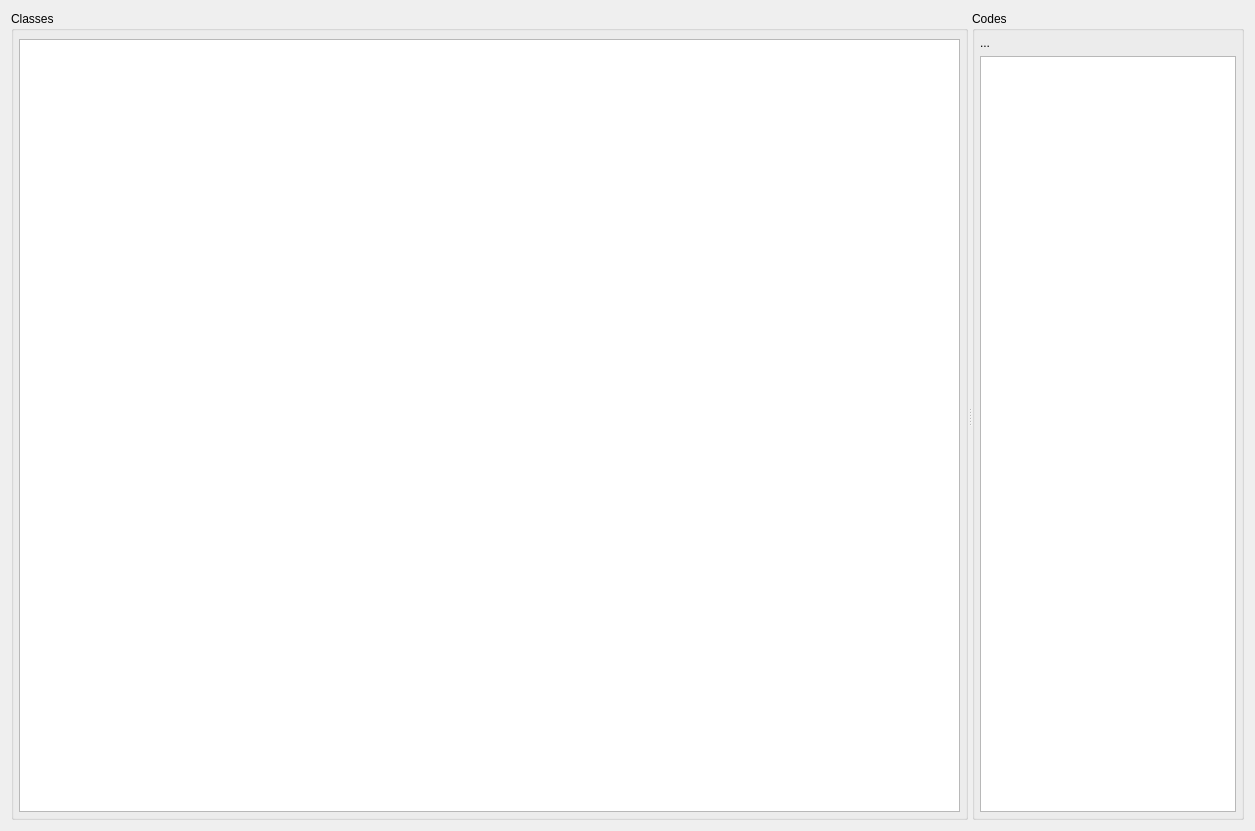
<?xml version="1.0" encoding="UTF-8"?>
<ui version="4.0">
 <class>ClassesWidget</class>
 <widget class="QWidget" name="ClassesWidget">
  <property name="geometry">
   <rect>
    <x>0</x>
    <y>0</y>
    <width>1255</width>
    <height>831</height>
   </rect>
  </property>
  <property name="sizePolicy">
   <sizepolicy hsizetype="Expanding" vsizetype="Expanding">
    <horstretch>0</horstretch>
    <verstretch>0</verstretch>
   </sizepolicy>
  </property>
  <property name="windowTitle">
   <string>Form</string>
  </property>
  <layout class="QVBoxLayout" name="verticalLayout_2">
   <item>
    <widget class="QSplitter" name="splitter">
     <property name="orientation">
      <enum>Qt::Horizontal</enum>
     </property>
     <widget class="QGroupBox" name="groupBox">
      <property name="sizePolicy">
       <sizepolicy hsizetype="Preferred" vsizetype="Preferred">
        <horstretch>4</horstretch>
        <verstretch>0</verstretch>
       </sizepolicy>
      </property>
      <property name="title">
       <string>Classes</string>
      </property>
      <layout class="QVBoxLayout" name="verticalLayout">
       <property name="spacing">
        <number>3</number>
       </property>
       <property name="leftMargin">
        <number>5</number>
       </property>
       <property name="topMargin">
        <number>5</number>
       </property>
       <property name="rightMargin">
        <number>5</number>
       </property>
       <property name="bottomMargin">
        <number>5</number>
       </property>
       <item>
        <widget class="qf::qmlwidgets::TableViewToolBar" name="tblClassesTB" native="true"/>
       </item>
       <item>
        <widget class="qf::qmlwidgets::TableView" name="tblClasses"/>
       </item>
      </layout>
     </widget>
     <widget class="QGroupBox" name="groupBox_4">
      <property name="sizePolicy">
       <sizepolicy hsizetype="Preferred" vsizetype="Preferred">
        <horstretch>0</horstretch>
        <verstretch>0</verstretch>
       </sizepolicy>
      </property>
      <property name="title">
       <string>Codes</string>
      </property>
      <layout class="QVBoxLayout" name="verticalLayout_4">
       <property name="spacing">
        <number>3</number>
       </property>
       <property name="leftMargin">
        <number>5</number>
       </property>
       <property name="topMargin">
        <number>5</number>
       </property>
       <property name="rightMargin">
        <number>5</number>
       </property>
       <property name="bottomMargin">
        <number>5</number>
       </property>
       <item>
        <widget class="QLabel" name="lblCourseCodes">
         <property name="text">
          <string>...</string>
         </property>
        </widget>
       </item>
       <item>
        <widget class="qf::qmlwidgets::TableViewToolBar" name="tblCourseCodesTB" native="true"/>
       </item>
       <item>
        <widget class="qf::qmlwidgets::TableView" name="tblCourseCodes"/>
       </item>
      </layout>
     </widget>
    </widget>
   </item>
  </layout>
 </widget>
 <customwidgets>
  <customwidget>
   <class>qf::qmlwidgets::TableViewToolBar</class>
   <extends>QWidget</extends>
   <header location="global">qf/qmlwidgets/tableviewtoolbar.h</header>
   <container>1</container>
  </customwidget>
  <customwidget>
   <class>qf::qmlwidgets::TableView</class>
   <extends>QTableView</extends>
   <header location="global">qf/qmlwidgets/tableview.h</header>
  </customwidget>
 </customwidgets>
 <resources/>
 <connections/>
</ui>
